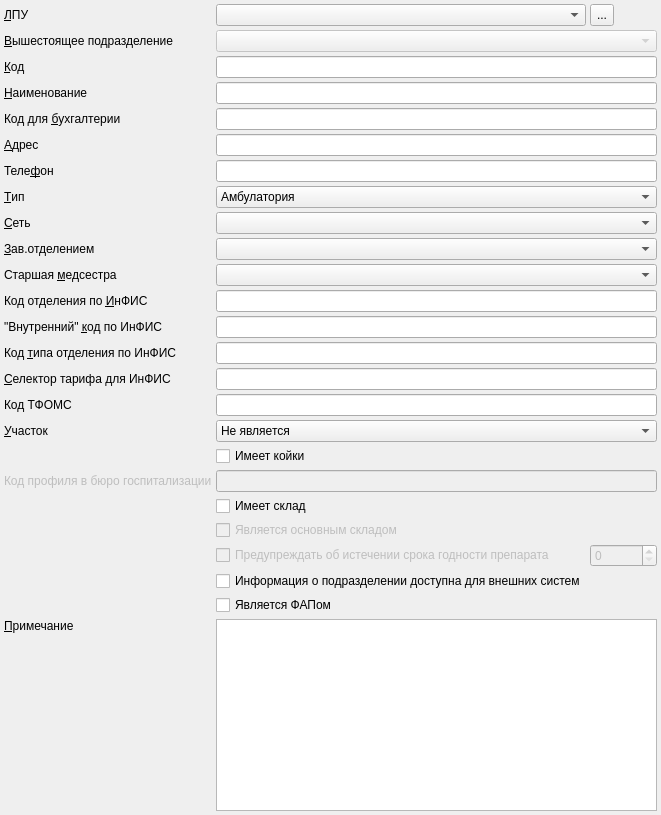
     <widget class="QWidget" name="tabMain">
      <attribute name="title">
       <string>Основная информация</string>
      </attribute>
      <layout class="QGridLayout" name="gridLayout">
       <property name="margin">
        <number>4</number>
       </property>
       <property name="spacing">
        <number>4</number>
       </property>
       <item row="10" column="1" colspan="2">
        <widget class="CPersonComboBoxEx" name="cmbChief">
         <property name="whatsThis">
          <string>врач отвечающий за осмотр (терапевт)</string>
         </property>
        </widget>
       </item>
       <item row="4" column="1" colspan="2">
        <widget class="QLineEdit" name="edtBookkeeperCode">
         <property name="toolTip">
          <string/>
         </property>
         <property name="maxLength">
          <number>16</number>
         </property>
        </widget>
       </item>
       <item row="28" column="1" rowspan="2" colspan="2">
        <widget class="QPlainTextEdit" name="edtNote"/>
       </item>
       <item row="18" column="0">
        <widget class="QLabel" name="lblAreaType">
         <property name="sizePolicy">
          <sizepolicy hsizetype="Maximum" vsizetype="Preferred">
           <horstretch>0</horstretch>
           <verstretch>0</verstretch>
          </sizepolicy>
         </property>
         <property name="text">
          <string>&amp;Участок</string>
         </property>
         <property name="buddy">
          <cstring>cmbAreaType</cstring>
         </property>
        </widget>
       </item>
       <item row="7" column="0">
        <widget class="QLabel" name="lblPhone">
         <property name="text">
          <string>Теле&amp;фон</string>
         </property>
         <property name="buddy">
          <cstring>edtPhone</cstring>
         </property>
        </widget>
       </item>
       <item row="22" column="1">
        <widget class="QCheckBox" name="chkMainStocks">
         <property name="enabled">
          <bool>false</bool>
         </property>
         <property name="text">
          <string>Является основным складом</string>
         </property>
        </widget>
       </item>
       <item row="19" column="1" colspan="2">
        <widget class="QCheckBox" name="chkHasHospitalBeds">
         <property name="text">
          <string>Имеет койки</string>
         </property>
        </widget>
       </item>
       <item row="14" column="1" colspan="2">
        <widget class="QLineEdit" name="edtInfisDepTypeCode">
         <property name="toolTip">
          <string/>
         </property>
         <property name="maxLength">
          <number>16</number>
         </property>
        </widget>
       </item>
       <item row="17" column="1" colspan="2">
        <widget class="QLineEdit" name="edtTfomsCode">
         <property name="toolTip">
          <string/>
         </property>
         <property name="maxLength">
          <number>32</number>
         </property>
        </widget>
       </item>
       <item row="1" column="1" colspan="2">
        <widget class="CDbComboBox" name="cmbParent">
         <property name="enabled">
          <bool>false</bool>
         </property>
         <property name="frame">
          <bool>true</bool>
         </property>
        </widget>
       </item>
       <item row="9" column="1" colspan="2">
        <widget class="CRBComboBox" name="cmbNet"/>
       </item>
       <item row="0" column="1">
        <widget class="COrgComboBox" name="cmbOrganisation">
         <property name="enabled">
          <bool>true</bool>
         </property>
        </widget>
       </item>
       <item row="3" column="0">
        <widget class="QLabel" name="lblName">
         <property name="sizePolicy">
          <sizepolicy hsizetype="Maximum" vsizetype="Preferred">
           <horstretch>0</horstretch>
           <verstretch>0</verstretch>
          </sizepolicy>
         </property>
         <property name="text">
          <string>&amp;Наименование</string>
         </property>
         <property name="buddy">
          <cstring>edtName</cstring>
         </property>
        </widget>
       </item>
       <item row="7" column="1" colspan="2">
        <widget class="QLineEdit" name="edtPhone">
         <property name="maxLength">
          <number>64</number>
         </property>
        </widget>
       </item>
       <item row="12" column="1" colspan="2">
        <widget class="QLineEdit" name="edtInfisCode">
         <property name="toolTip">
          <string>код отделения для экспорта в счета</string>
         </property>
         <property name="maxLength">
          <number>16</number>
         </property>
        </widget>
       </item>
       <item row="11" column="0">
        <widget class="QLabel" name="lblHeadNurse">
         <property name="sizePolicy">
          <sizepolicy hsizetype="Maximum" vsizetype="Preferred">
           <horstretch>0</horstretch>
           <verstretch>0</verstretch>
          </sizepolicy>
         </property>
         <property name="text">
          <string>Старшая &amp;медсестра</string>
         </property>
         <property name="buddy">
          <cstring>cmbHeadNurse</cstring>
         </property>
        </widget>
       </item>
       <item row="28" column="0">
        <widget class="QLabel" name="lblName_2">
         <property name="text">
          <string>&amp;Примечание</string>
         </property>
         <property name="buddy">
          <cstring>edtNote</cstring>
         </property>
        </widget>
       </item>
       <item row="6" column="1" colspan="2">
        <widget class="QLineEdit" name="edtAddress">
         <property name="maxLength">
          <number>250</number>
         </property>
        </widget>
       </item>
       <item row="14" column="0">
        <widget class="QLabel" name="lblInfisDepTypeCode">
         <property name="sizePolicy">
          <sizepolicy hsizetype="Maximum" vsizetype="Preferred">
           <horstretch>0</horstretch>
           <verstretch>0</verstretch>
          </sizepolicy>
         </property>
         <property name="text">
          <string>Код &amp;типа отделения по ИнФИС</string>
         </property>
         <property name="buddy">
          <cstring>edtInfisDepTypeCode</cstring>
         </property>
        </widget>
       </item>
       <item row="13" column="0">
        <widget class="QLabel" name="lblInfisInternalCode">
         <property name="sizePolicy">
          <sizepolicy hsizetype="Maximum" vsizetype="Preferred">
           <horstretch>0</horstretch>
           <verstretch>0</verstretch>
          </sizepolicy>
         </property>
         <property name="text">
          <string>&quot;Внутренний&quot; &amp;код по ИнФИС</string>
         </property>
         <property name="buddy">
          <cstring>edtInfisInternalCode</cstring>
         </property>
        </widget>
       </item>
       <item row="16" column="1" colspan="2">
        <widget class="QLineEdit" name="edtInfisTariffCode">
         <property name="toolTip">
          <string/>
         </property>
         <property name="maxLength">
          <number>16</number>
         </property>
        </widget>
       </item>
       <item row="1" column="0">
        <widget class="QLabel" name="lblParent">
         <property name="sizePolicy">
          <sizepolicy hsizetype="Maximum" vsizetype="Preferred">
           <horstretch>0</horstretch>
           <verstretch>0</verstretch>
          </sizepolicy>
         </property>
         <property name="text">
          <string>&amp;Вышестоящее подразделение</string>
         </property>
         <property name="buddy">
          <cstring>cmbParent</cstring>
         </property>
        </widget>
       </item>
       <item row="17" column="0">
        <widget class="QLabel" name="lblTfomsCode">
         <property name="text">
          <string>Код ТФОМС</string>
         </property>
         <property name="buddy">
          <cstring>edtTfomsCode</cstring>
         </property>
        </widget>
       </item>
       <item row="0" column="0">
        <widget class="QLabel" name="lblOrganisation">
         <property name="sizePolicy">
          <sizepolicy hsizetype="Fixed" vsizetype="Preferred">
           <horstretch>0</horstretch>
           <verstretch>0</verstretch>
          </sizepolicy>
         </property>
         <property name="text">
          <string>&amp;ЛПУ</string>
         </property>
         <property name="buddy">
          <cstring>cmbOrganisation</cstring>
         </property>
        </widget>
       </item>
       <item row="2" column="1" colspan="2">
        <widget class="QLineEdit" name="edtCode">
         <property name="maxLength">
          <number>64</number>
         </property>
        </widget>
       </item>
       <item row="29" column="0">
        <spacer name="verticalSpacer">
         <property name="orientation">
          <enum>Qt::Vertical</enum>
         </property>
         <property name="sizeHint" stdset="0">
          <size>
           <width>20</width>
           <height>41</height>
          </size>
         </property>
        </spacer>
       </item>
       <item row="8" column="0">
        <widget class="QLabel" name="lblType">
         <property name="sizePolicy">
          <sizepolicy hsizetype="Maximum" vsizetype="Preferred">
           <horstretch>0</horstretch>
           <verstretch>0</verstretch>
          </sizepolicy>
         </property>
         <property name="text">
          <string>&amp;Тип</string>
         </property>
         <property name="buddy">
          <cstring>cmbType</cstring>
         </property>
        </widget>
       </item>
       <item row="23" column="2">
        <widget class="QSpinBox" name="edtWarnAboutExpirationDateDrugStock">
         <property name="enabled">
          <bool>false</bool>
         </property>
         <property name="maximum">
          <number>999999999</number>
         </property>
        </widget>
       </item>
       <item row="20" column="1" colspan="2">
        <widget class="QLineEdit" name="edtEmsProfileCode">
         <property name="enabled">
          <bool>false</bool>
         </property>
        </widget>
       </item>
       <item row="21" column="1" colspan="2">
        <widget class="QCheckBox" name="chkHasStocks">
         <property name="text">
          <string>Имеет склад</string>
         </property>
        </widget>
       </item>
       <item row="18" column="1" colspan="2">
        <widget class="QComboBox" name="cmbAreaType">
         <item>
          <property name="text">
           <string>Не является</string>
          </property>
         </item>
         <item>
          <property name="text">
           <string>Терапевтический</string>
          </property>
         </item>
         <item>
          <property name="text">
           <string>Прочий</string>
          </property>
         </item>
        </widget>
       </item>
       <item row="12" column="0">
        <widget class="QLabel" name="lblInfisCode">
         <property name="sizePolicy">
          <sizepolicy hsizetype="Maximum" vsizetype="Preferred">
           <horstretch>0</horstretch>
           <verstretch>0</verstretch>
          </sizepolicy>
         </property>
         <property name="text">
          <string>Код отделения по &amp;ИнФИС</string>
         </property>
         <property name="buddy">
          <cstring>edtInfisCode</cstring>
         </property>
        </widget>
       </item>
       <item row="13" column="1" colspan="2">
        <widget class="QLineEdit" name="edtInfisInternalCode">
         <property name="toolTip">
          <string>код участка (педиатрического/терапевтического/ВОП)</string>
         </property>
         <property name="maxLength">
          <number>16</number>
         </property>
        </widget>
       </item>
       <item row="0" column="2">
        <widget class="QToolButton" name="btnSelectOrganisation">
         <property name="enabled">
          <bool>true</bool>
         </property>
         <property name="sizePolicy">
          <sizepolicy hsizetype="Fixed" vsizetype="Ignored">
           <horstretch>0</horstretch>
           <verstretch>0</verstretch>
          </sizepolicy>
         </property>
         <property name="text">
          <string>...</string>
         </property>
        </widget>
       </item>
       <item row="2" column="0">
        <widget class="QLabel" name="lblCode">
         <property name="sizePolicy">
          <sizepolicy hsizetype="Maximum" vsizetype="Preferred">
           <horstretch>0</horstretch>
           <verstretch>0</verstretch>
          </sizepolicy>
         </property>
         <property name="text">
          <string>&amp;Код</string>
         </property>
         <property name="buddy">
          <cstring>edtCode</cstring>
         </property>
        </widget>
       </item>
       <item row="3" column="1" colspan="2">
        <widget class="QLineEdit" name="edtName">
         <property name="maxLength">
          <number>256</number>
         </property>
        </widget>
       </item>
       <item row="23" column="1">
        <widget class="QCheckBox" name="chkWarnAboutExpirationDateDrugStock">
         <property name="enabled">
          <bool>false</bool>
         </property>
         <property name="text">
          <string>Предупреждать об истечении срока годности препарата</string>
         </property>
        </widget>
       </item>
       <item row="4" column="0">
        <widget class="QLabel" name="lblBookkeeperCode">
         <property name="sizePolicy">
          <sizepolicy hsizetype="Maximum" vsizetype="Preferred">
           <horstretch>0</horstretch>
           <verstretch>0</verstretch>
          </sizepolicy>
         </property>
         <property name="text">
          <string>Код для &amp;бухгалтерии</string>
         </property>
         <property name="buddy">
          <cstring>edtBookkeeperCode</cstring>
         </property>
        </widget>
       </item>
       <item row="16" column="0">
        <widget class="QLabel" name="lblInfisTariffCode">
         <property name="sizePolicy">
          <sizepolicy hsizetype="Maximum" vsizetype="Preferred">
           <horstretch>0</horstretch>
           <verstretch>0</verstretch>
          </sizepolicy>
         </property>
         <property name="toolTip">
          <string>HSOBJECT</string>
         </property>
         <property name="text">
          <string>&amp;Селектор тарифа для ИнФИС</string>
         </property>
         <property name="buddy">
          <cstring>edtInfisTariffCode</cstring>
         </property>
        </widget>
       </item>
       <item row="9" column="0">
        <widget class="QLabel" name="lblNet">
         <property name="sizePolicy">
          <sizepolicy hsizetype="Maximum" vsizetype="Preferred">
           <horstretch>0</horstretch>
           <verstretch>0</verstretch>
          </sizepolicy>
         </property>
         <property name="text">
          <string>&amp;Сеть</string>
         </property>
         <property name="buddy">
          <cstring>cmbNet</cstring>
         </property>
        </widget>
       </item>
       <item row="11" column="1" colspan="2">
        <widget class="CPersonComboBoxEx" name="cmbHeadNurse">
         <property name="whatsThis">
          <string>врач отвечающий за осмотр (терапевт)</string>
         </property>
        </widget>
       </item>
       <item row="6" column="0">
        <widget class="QLabel" name="lblAddress">
         <property name="sizePolicy">
          <sizepolicy hsizetype="Maximum" vsizetype="Preferred">
           <horstretch>0</horstretch>
           <verstretch>0</verstretch>
          </sizepolicy>
         </property>
         <property name="text">
          <string>&amp;Адрес</string>
         </property>
         <property name="buddy">
          <cstring>edtAddress</cstring>
         </property>
        </widget>
       </item>
       <item row="10" column="0">
        <widget class="QLabel" name="lblChief">
         <property name="sizePolicy">
          <sizepolicy hsizetype="Maximum" vsizetype="Preferred">
           <horstretch>0</horstretch>
           <verstretch>0</verstretch>
          </sizepolicy>
         </property>
         <property name="text">
          <string>&amp;Зав.отделением</string>
         </property>
         <property name="buddy">
          <cstring>cmbChief</cstring>
         </property>
        </widget>
       </item>
       <item row="20" column="0">
        <widget class="QLabel" name="lblEmsProfileCode">
         <property name="enabled">
          <bool>false</bool>
         </property>
         <property name="text">
          <string>Код профиля в бюро госпитализации</string>
         </property>
         <property name="buddy">
          <cstring>edtEmsProfileCode</cstring>
         </property>
        </widget>
       </item>
       <item row="8" column="1" colspan="2">
        <widget class="QComboBox" name="cmbType">
         <item>
          <property name="text">
           <string>Амбулатория</string>
          </property>
         </item>
         <item>
          <property name="text">
           <string>Стационар</string>
          </property>
         </item>
         <item>
          <property name="text">
           <string>Скорая помощь</string>
          </property>
         </item>
         <item>
          <property name="text">
           <string>Мобильная станция</string>
          </property>
         </item>
         <item>
          <property name="text">
           <string>Приемное отделение стационара</string>
          </property>
         </item>
        </widget>
       </item>
       <item row="25" column="1">
        <widget class="QCheckBox" name="chkFAP">
         <property name="text">
          <string>Является ФАПом</string>
         </property>
        </widget>
       </item>
       <item row="24" column="1">
        <widget class="QCheckBox" name="chkAvailableForExternal">
         <property name="text">
          <string>Информация о подразделении доступна для внешних систем</string>
         </property>
        </widget>
       </item>
      </layout>
     </widget>
